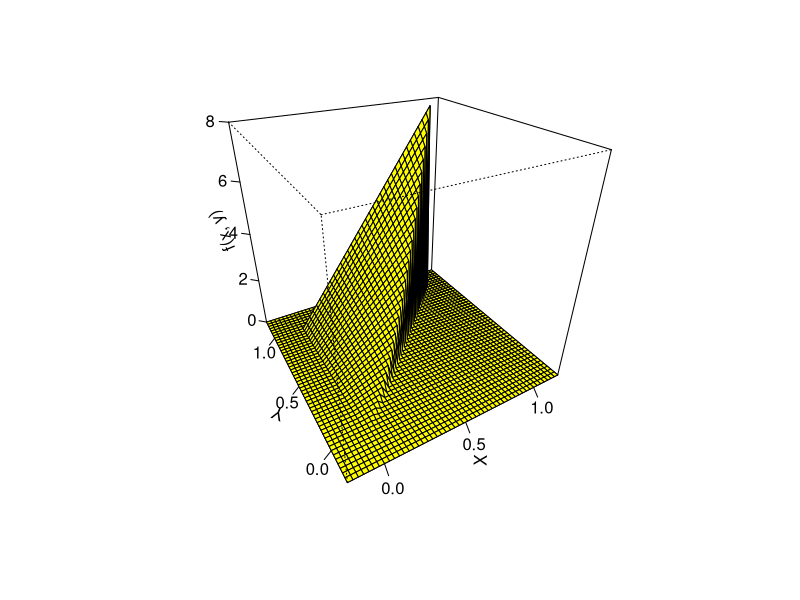

Generate this figure with R:
## ---- chunk 1
knitr::opts_chunk$set(echo = TRUE)
## ---- chunk 2
x <- c(1, 2)
px <- c(14/32, 18/32)

sum(x * px)
## ---- chunk 3
sum(x^2 * px) - (1.5625)^2
## ---- chunk 4
y <- c(1, 2, 3, 4)
py <- c(5/32, 7/32, 9/32, 11/32)

sum(y * py)
## ---- chunk 5
sum(y^2 * py) - (2.8125)^2
## ---- chunk 6
# Define the x and y sequences
x <- seq(-0.2, 1.2, length = 50)
y <- seq(-0.2, 1.2, length = 50)
n <- length(x)

# Create an empty matrix for the function values
fxy <- matrix(0, nrow = n, ncol = n)

# Fill the matrix with the values of the function
for (i in 1:n) {
  for (j in 1:n) {
    if (x[i] >= 0 & x[i] <= 1 & y[j] >= 0 & y[j] <= 1 & x[i] <= y[j]) {  # Conditions for 0 <= x <= y <= 1
      fxy[i, j] <- 8 * x[i] * y[j]  # f(x, y) = 8xy
    }
  }
}

# Plot the 3D perspective plot
persp(x, y, fxy, zlim = c(0, 8), col = 'yellow', theta = -30, phi = 30, ticktype = "detailed",
      xlab = "X", ylab = "Y", zlab = "f(x, y)")

## ---- chunk 7
(4/225)/((sqrt(11/225))*(sqrt(2/75)))
